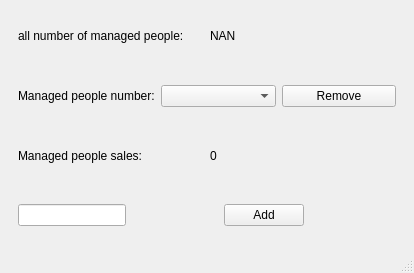
<?xml version="1.0" encoding="UTF-8"?>
<ui version="4.0">
 <class>viewMore_mainWindow</class>
 <widget class="QMainWindow" name="viewMore_mainWindow">
  <property name="geometry">
   <rect>
    <x>0</x>
    <y>0</y>
    <width>414</width>
    <height>273</height>
   </rect>
  </property>
  <property name="windowTitle">
   <string>MainWindow</string>
  </property>
  <widget class="QWidget" name="centralwidget">
   <layout class="QVBoxLayout" name="verticalLayout">
    <item>
     <widget class="QWidget" name="widget" native="true">
      <layout class="QHBoxLayout" name="horizontalLayout">
       <item>
        <widget class="QLabel" name="label">
         <property name="text">
          <string>all number of managed people:</string>
         </property>
        </widget>
       </item>
       <item>
        <widget class="QLabel" name="label_allNumberOFmanagedPeople">
         <property name="text">
          <string>NAN</string>
         </property>
        </widget>
       </item>
      </layout>
     </widget>
    </item>
    <item>
     <widget class="QWidget" name="widget_2" native="true">
      <layout class="QHBoxLayout" name="horizontalLayout_2">
       <item>
        <widget class="QLabel" name="label_3">
         <property name="text">
          <string>Managed people number:</string>
         </property>
        </widget>
       </item>
       <item>
        <widget class="QComboBox" name="comboBox_managedPeople"/>
       </item>
       <item>
        <widget class="QPushButton" name="removeManagedPeople_button">
         <property name="text">
          <string>Remove</string>
         </property>
        </widget>
       </item>
      </layout>
     </widget>
    </item>
    <item>
     <widget class="QWidget" name="widget_3" native="true">
      <layout class="QHBoxLayout" name="horizontalLayout_3">
       <item>
        <widget class="QLabel" name="label_4">
         <property name="text">
          <string>Managed people sales:</string>
         </property>
        </widget>
       </item>
       <item>
        <widget class="QLabel" name="label_allSales">
         <property name="text">
          <string>0</string>
         </property>
        </widget>
       </item>
      </layout>
     </widget>
    </item>
    <item>
     <widget class="QWidget" name="widget_4" native="true">
      <layout class="QHBoxLayout" name="horizontalLayout_4">
       <item>
        <widget class="QLineEdit" name="lineEdit_addManagedPeople"/>
       </item>
       <item>
        <spacer name="horizontalSpacer">
         <property name="orientation">
          <enum>Qt::Horizontal</enum>
         </property>
         <property name="sizeHint" stdset="0">
          <size>
           <width>40</width>
           <height>20</height>
          </size>
         </property>
        </spacer>
       </item>
       <item>
        <widget class="QPushButton" name="addManagedPeople_button">
         <property name="text">
          <string>Add</string>
         </property>
        </widget>
       </item>
       <item>
        <spacer name="horizontalSpacer_2">
         <property name="orientation">
          <enum>Qt::Horizontal</enum>
         </property>
         <property name="sizeHint" stdset="0">
          <size>
           <width>40</width>
           <height>20</height>
          </size>
         </property>
        </spacer>
       </item>
      </layout>
     </widget>
    </item>
   </layout>
  </widget>
  <widget class="QMenuBar" name="menubar">
   <property name="geometry">
    <rect>
     <x>0</x>
     <y>0</y>
     <width>414</width>
     <height>26</height>
    </rect>
   </property>
  </widget>
  <widget class="QStatusBar" name="statusbar"/>
  <action name="actionBack">
   <property name="text">
    <string>Back</string>
   </property>
  </action>
  <action name="actionBack_2">
   <property name="text">
    <string>Back</string>
   </property>
  </action>
 </widget>
 <resources/>
 <connections/>
</ui>
